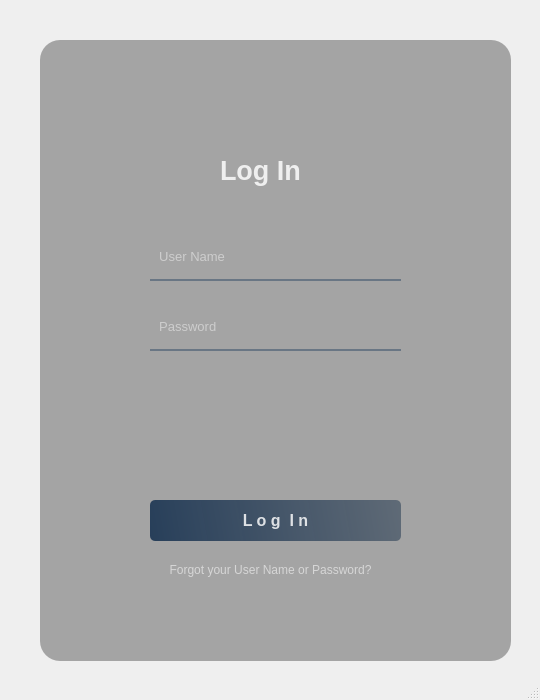
<?xml version="1.0" encoding="UTF-8"?>
<ui version="4.0">
 <class>MainWindow</class>
 <widget class="QMainWindow" name="MainWindow">
  <property name="geometry">
   <rect>
    <x>0</x>
    <y>0</y>
    <width>540</width>
    <height>700</height>
   </rect>
  </property>
  <property name="windowTitle">
   <string>MainWindow</string>
  </property>
  <widget class="QWidget" name="centralwidget">
   <widget class="QWidget" name="widget" native="true">
    <property name="geometry">
     <rect>
      <x>10</x>
      <y>10</y>
      <width>521</width>
      <height>681</height>
     </rect>
    </property>
    <property name="styleSheet">
     <string notr="true">QPushButton#pushButton{
	background-color: qlineargradient(spread:pad, x1:0, y1:0.505682, x2:1, y2:0.477, stop:0 rgba(20, 47, 78, 219), stop:1 rgba(85, 98, 112, 226));
	color: rgba(255, 255, 255, 210);
	border-radius: 5px;
}
QPushButton#pushButton:hover{
	background-color: qlineargradient(spread:pad, x1:0, y1:0.505682, x2:1, y2:0.477, stop:0 rgba(40, 67, 98, 219), stop:1 rgba(105, 118, 132, 226));
}
QPushButton#pushButton:pressed{
	padding-left: 2px;
	padding-top: 2px;
	background-color: rgba(105, 118, 132, 200);
}

QPushButton#pushButton_2{
	background-color:rgba(0, 0, 0, 0);
	color: rgba(85, 98, 112, 255);
}
QPushButton#pushButton_2:hover{
	color: rgba(155, 168, 182, 220);
}
QPushButton#pushButton_2:pressed{
	padding-left: 2px;
	padding-top: 2px;
	background-color: rgba(115, 128, 142, 255);
}</string>
    </property>
    <widget class="QLabel" name="imageLabel">
     <property name="geometry">
      <rect>
       <x>-11</x>
       <y>-21</y>
       <width>551</width>
       <height>721</height>
      </rect>
     </property>
     <property name="styleSheet">
      <string notr="true">
border-radius: 25px;</string>
     </property>
     <property name="text">
      <string/>
     </property>
    </widget>
    <widget class="QLabel" name="label_2">
     <property name="geometry">
      <rect>
       <x>30</x>
       <y>30</y>
       <width>471</width>
       <height>621</height>
      </rect>
     </property>
     <property name="styleSheet">
      <string notr="true">background-color: rgba(0, 0, 0, 80);
border-radius: 20px;</string>
     </property>
     <property name="text">
      <string/>
     </property>
    </widget>
    <widget class="QLabel" name="label_3">
     <property name="geometry">
      <rect>
       <x>210</x>
       <y>140</y>
       <width>111</width>
       <height>40</height>
      </rect>
     </property>
     <property name="font">
      <font>
       <pointsize>20</pointsize>
       <weight>75</weight>
       <bold>true</bold>
      </font>
     </property>
     <property name="styleSheet">
      <string notr="true">color: rgba(255, 255, 255, 210)</string>
     </property>
     <property name="text">
      <string>Log In</string>
     </property>
    </widget>
    <widget class="QLineEdit" name="lineEdit">
     <property name="geometry">
      <rect>
       <x>140</x>
       <y>230</y>
       <width>251</width>
       <height>41</height>
      </rect>
     </property>
     <property name="font">
      <font>
       <pointsize>10</pointsize>
      </font>
     </property>
     <property name="styleSheet">
      <string notr="true">background-color: rgba(0, 0, 0, 0);
border: none;
border-bottom: 2px solid rgba(105, 118, 132, 255);
color: rgba(255, 255, 255, 230);
padding-bottom: 7px;</string>
     </property>
     <property name="placeholderText">
      <string>  User Name</string>
     </property>
    </widget>
    <widget class="QLineEdit" name="lineEdit_2">
     <property name="geometry">
      <rect>
       <x>140</x>
       <y>300</y>
       <width>251</width>
       <height>41</height>
      </rect>
     </property>
     <property name="font">
      <font>
       <pointsize>10</pointsize>
      </font>
     </property>
     <property name="styleSheet">
      <string notr="true">background-color: rgba(0, 0, 0, 0);
border: none;
border-bottom: 2px solid rgba(105, 118, 132, 255);
color: rgba(255, 255, 255, 230);
padding-bottom: 7px;</string>
     </property>
     <property name="echoMode">
      <enum>QLineEdit::Password</enum>
     </property>
     <property name="placeholderText">
      <string>  Password</string>
     </property>
    </widget>
    <widget class="QPushButton" name="pushButton">
     <property name="geometry">
      <rect>
       <x>140</x>
       <y>490</y>
       <width>251</width>
       <height>41</height>
      </rect>
     </property>
     <property name="font">
      <font>
       <pointsize>12</pointsize>
       <weight>75</weight>
       <bold>true</bold>
      </font>
     </property>
     <property name="text">
      <string>L o g  I n</string>
     </property>
    </widget>
    <widget class="QLabel" name="label_4">
     <property name="geometry">
      <rect>
       <x>150</x>
       <y>550</y>
       <width>221</width>
       <height>20</height>
      </rect>
     </property>
     <property name="layoutDirection">
      <enum>Qt::LeftToRight</enum>
     </property>
     <property name="styleSheet">
      <string notr="true">color: rgba(255, 255, 255, 140);</string>
     </property>
     <property name="text">
      <string>Forgot your User Name or Password?</string>
     </property>
     <property name="alignment">
      <set>Qt::AlignCenter</set>
     </property>
    </widget>
   </widget>
  </widget>
  <widget class="QStatusBar" name="statusbar"/>
 </widget>
 <resources/>
 <connections/>
</ui>
